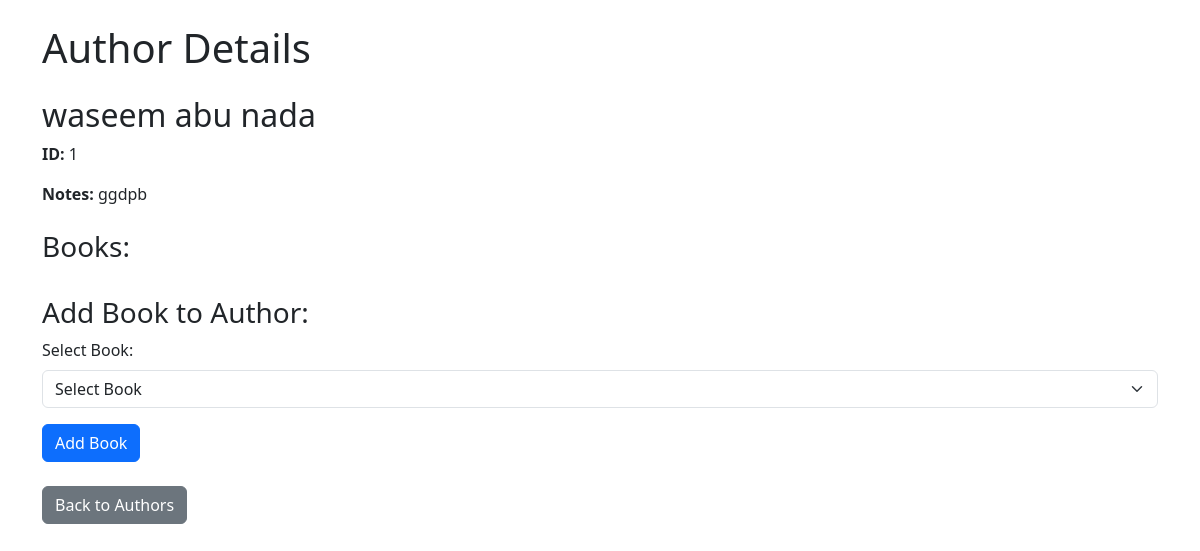
The page /view_author/1/ on the database its author committed.
### Books_Authors_with_Templates_app/models.py (models this page shows)
class Author(models.Model):
    first_name = models.CharField(max_length=30)
    last_name = models.CharField(max_length=30)
    notes = models.TextField()
    created_at = models.DateTimeField(auto_now_add=True)
    updated_at = models.DateTimeField(auto_now=True)

### Books_Authors_with_Templates_app/views.py (the view)
# urls.py: path('view_author/<int:author_id>/', views.view_author, name='view_author'),
def view_author(request, author_id):
    author = get_object_or_404(Author, id=author_id)
    books = author.Book.all()
    return render(request, 'view_author.html', {'author': author, 'books': books})

### Books_Authors_with_Templates_app/templates/view_author.html (shortened to what this page needs)
<!DOCTYPE html>
<html lang="en">
<head>
    <link href="https://cdn.jsdelivr.net/npm/bootstrap@5.3.0-alpha1/dist/css/bootstrap.min.css" rel="stylesheet">
</head>
<body>
    <div class="container mt-4">
        <h1 class="mb-4">Author Details</h1>
        <h2>{{ author.first_name }} {{ author.last_name }}</h2>
        <p><strong>ID:</strong> {{ author.id }}</p>
        <p><strong>Notes:</strong> {{ author.notes }}</p>
        <h3 class="mt-4">Books:</h3>
        <h3 class="mt-4">Add Book to Author:</h3>
        <form method="POST">
            <div class="mb-3">
                <label for="book_id" class="form-label">Select Book:</label>
                <select name="book_id" id="book_id" class="form-select">
                    <option value="">Select Book</option>
                </select>
            </div>
            <button type="submit" class="btn btn-primary">Add Book</button>
        </form>
        <p class="mt-4"><a href="/add_author" class="btn btn-secondary">Back to Authors</a></p>
    </div>
</body>
</html>

### rows shown on the page
Author: first_name "waseem", last_name "abu nada", id "1", notes "ggdpb"
